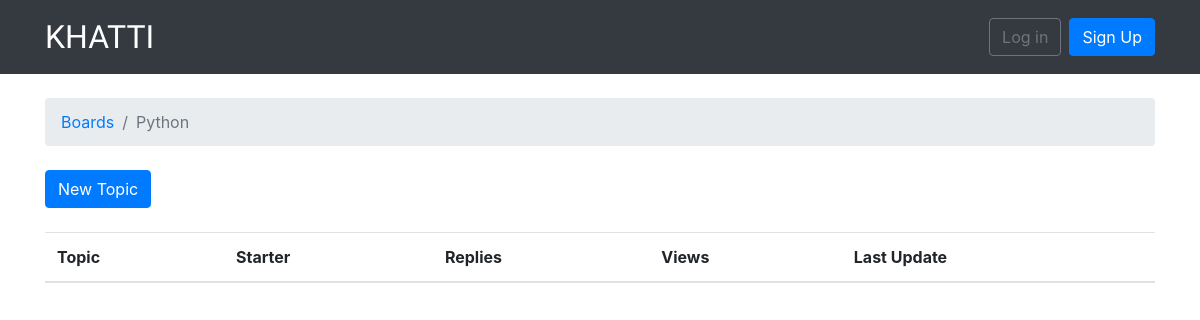
The page /boards/2/ on the database as committed earlier.
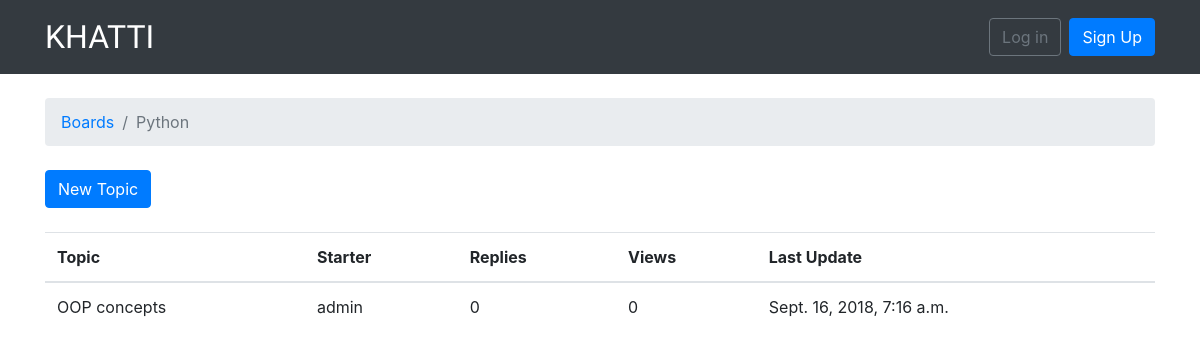
The same page on the database as committed later.
### boards/models.py (models this page shows)
class Topic(models.Model):
    subject = models.CharField(max_length=255)
    last_updated = models.DateTimeField(auto_now_add=True)
    board = models.ForeignKey(Board, related_name='topics',
    on_delete=models.PROTECT)
    starter = models.ForeignKey(User, related_name='topics',
    on_delete=models.PROTECT)
    last_updated = models.DateTimeField(auto_now_add=True)

### boards/views.py (the view)
# urls.py: url(r'^boards/(?P<pk>\d+)/$', views.board_topics, name='board_topics'),
def board_topics(request, pk):
    board = get_object_or_404(Board, pk=pk)
    return render(request, 'topics.html', {'board': board})

### templates/topics.html (shortened to what this page needs)
{% extends 'base.html' %}
{% block breadcrumb %}
    <li class="breadcrumb-item"><a href="{% url 'home' %}">Boards</a></li>
    <li class="breadcrumb-item active">{{ board.name }}</li>
{% endblock %}
{% block content %}
    <div class='mb-4'>
        <a href="{% url 'new_topic' board.pk%}" class='btn btn-primary'>New Topic</a>
    </div>
    <table class='table'>
        <thead class='thead-inverse'>
            <tr>
                <th>Topic</th>
                <th>Starter</th>
                <th>Replies</th>
                <th>Views</th>
                <th>Last Update</th>
            </tr>
        </thead>
        <tbody>
            {% for topic in board.topics.all %}
                <tr>
                    <td>{{ topic.subject }}</td>
                    <td>{{ topic.starter.username }}</td>
                    <td>0</td>
                    <td>0</td>
                    <td>{{ topic.last_updated }}</td>
                </tr>
            {% endfor %}
        </tbody>
    </table>
{% endblock %}

Rows that differ between the two databases and show on the page:
added Topic: subject "OOP concepts", starter.username "admin", last_updated "Sept. 16, 2018, 7:16 a.m."
